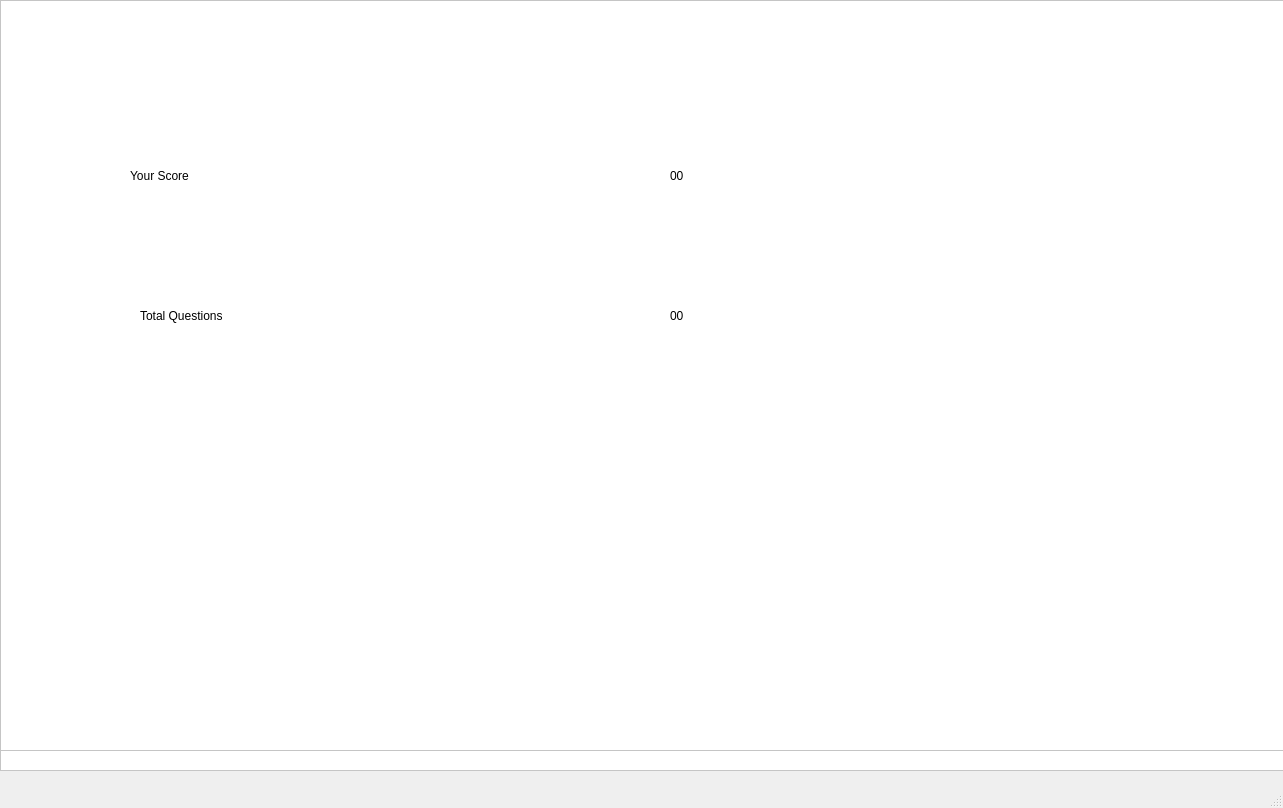
<?xml version="1.0" encoding="UTF-8"?>
<ui version="4.0">
 <class>MainWindow</class>
 <widget class="QMainWindow" name="MainWindow">
  <property name="geometry">
   <rect>
    <x>0</x>
    <y>0</y>
    <width>1283</width>
    <height>808</height>
   </rect>
  </property>
  <property name="windowTitle">
   <string>MainWindow</string>
  </property>
  <widget class="QWidget" name="centralwidget">
   <widget class="QLabel" name="label">
    <property name="geometry">
     <rect>
      <x>350</x>
      <y>30</y>
      <width>451</width>
      <height>61</height>
     </rect>
    </property>
    <property name="styleSheet">
     <string notr="true">font: 18pt &quot;MS Shell Dlg 2&quot;;</string>
    </property>
    <property name="text">
     <string>Welcome to Test Engine</string>
    </property>
   </widget>
   <widget class="QPushButton" name="pushButton">
    <property name="geometry">
     <rect>
      <x>60</x>
      <y>400</y>
      <width>311</width>
      <height>71</height>
     </rect>
    </property>
    <property name="styleSheet">
     <string notr="true">font: 22pt &quot;MS Shell Dlg 2&quot;;
background-color: rgb(255, 170, 0);</string>
    </property>
    <property name="text">
     <string>Login</string>
    </property>
   </widget>
   <widget class="QPushButton" name="pushButton_2">
    <property name="geometry">
     <rect>
      <x>890</x>
      <y>400</y>
      <width>311</width>
      <height>71</height>
     </rect>
    </property>
    <property name="styleSheet">
     <string notr="true">font: 22pt &quot;MS Shell Dlg 2&quot;;
background-color: rgb(255, 170, 0);</string>
    </property>
    <property name="text">
     <string>Register</string>
    </property>
   </widget>
   <widget class="QComboBox" name="comboBox">
    <property name="geometry">
     <rect>
      <x>60</x>
      <y>280</y>
      <width>311</width>
      <height>61</height>
     </rect>
    </property>
    <property name="styleSheet">
     <string notr="true">font: 22pt &quot;MS Shell Dlg 2&quot;;</string>
    </property>
    <item>
     <property name="text">
      <string>Teacher</string>
     </property>
    </item>
    <item>
     <property name="text">
      <string>Student</string>
     </property>
    </item>
   </widget>
   <widget class="QComboBox" name="comboBox_2">
    <property name="geometry">
     <rect>
      <x>890</x>
      <y>280</y>
      <width>311</width>
      <height>61</height>
     </rect>
    </property>
    <property name="styleSheet">
     <string notr="true">font: 22pt &quot;MS Shell Dlg 2&quot;;</string>
    </property>
    <item>
     <property name="text">
      <string>Teacher</string>
     </property>
    </item>
    <item>
     <property name="text">
      <string>Student</string>
     </property>
    </item>
   </widget>
   <widget class="QFrame" name="frame">
    <property name="geometry">
     <rect>
      <x>0</x>
      <y>0</y>
      <width>1291</width>
      <height>771</height>
     </rect>
    </property>
    <property name="styleSheet">
     <string notr="true">background-color: rgb(255, 255, 255);</string>
    </property>
    <property name="frameShape">
     <enum>QFrame::StyledPanel</enum>
    </property>
    <property name="frameShadow">
     <enum>QFrame::Raised</enum>
    </property>
    <widget class="QLabel" name="label_2">
     <property name="geometry">
      <rect>
       <x>440</x>
       <y>20</y>
       <width>431</width>
       <height>61</height>
      </rect>
     </property>
     <property name="styleSheet">
      <string notr="true">font: 22pt &quot;MS Shell Dlg 2&quot;;</string>
     </property>
     <property name="text">
      <string>Regsitration Form</string>
     </property>
    </widget>
    <widget class="QLabel" name="label_3">
     <property name="geometry">
      <rect>
       <x>70</x>
       <y>180</y>
       <width>411</width>
       <height>61</height>
      </rect>
     </property>
     <property name="styleSheet">
      <string notr="true">font: 22pt &quot;MS Shell Dlg 2&quot;;</string>
     </property>
     <property name="text">
      <string>Enter ID</string>
     </property>
    </widget>
    <widget class="QLabel" name="label_4">
     <property name="geometry">
      <rect>
       <x>70</x>
       <y>280</y>
       <width>411</width>
       <height>61</height>
      </rect>
     </property>
     <property name="styleSheet">
      <string notr="true">font: 22pt &quot;MS Shell Dlg 2&quot;;</string>
     </property>
     <property name="text">
      <string>Enter Name</string>
     </property>
    </widget>
    <widget class="QLabel" name="label_5">
     <property name="geometry">
      <rect>
       <x>70</x>
       <y>380</y>
       <width>411</width>
       <height>61</height>
      </rect>
     </property>
     <property name="styleSheet">
      <string notr="true">font: 22pt &quot;MS Shell Dlg 2&quot;;</string>
     </property>
     <property name="text">
      <string>Enter Password</string>
     </property>
    </widget>
    <widget class="QLabel" name="label_6">
     <property name="geometry">
      <rect>
       <x>70</x>
       <y>480</y>
       <width>411</width>
       <height>61</height>
      </rect>
     </property>
     <property name="styleSheet">
      <string notr="true">font: 22pt &quot;MS Shell Dlg 2&quot;;</string>
     </property>
     <property name="text">
      <string>Choose Branch</string>
     </property>
    </widget>
    <widget class="QLineEdit" name="lineEdit">
     <property name="geometry">
      <rect>
       <x>660</x>
       <y>170</y>
       <width>381</width>
       <height>71</height>
      </rect>
     </property>
     <property name="styleSheet">
      <string notr="true">font: 20pt &quot;MS Shell Dlg 2&quot;;</string>
     </property>
    </widget>
    <widget class="QLineEdit" name="lineEdit_2">
     <property name="geometry">
      <rect>
       <x>660</x>
       <y>270</y>
       <width>381</width>
       <height>71</height>
      </rect>
     </property>
     <property name="styleSheet">
      <string notr="true">font: 20pt &quot;MS Shell Dlg 2&quot;;</string>
     </property>
    </widget>
    <widget class="QLineEdit" name="lineEdit_3">
     <property name="geometry">
      <rect>
       <x>660</x>
       <y>380</y>
       <width>381</width>
       <height>71</height>
      </rect>
     </property>
     <property name="styleSheet">
      <string notr="true">font: 20pt &quot;MS Shell Dlg 2&quot;;</string>
     </property>
    </widget>
    <widget class="QComboBox" name="comboBox_3">
     <property name="geometry">
      <rect>
       <x>660</x>
       <y>490</y>
       <width>381</width>
       <height>51</height>
      </rect>
     </property>
     <property name="styleSheet">
      <string notr="true">font: 22pt &quot;MS Shell Dlg 2&quot;;</string>
     </property>
     <item>
      <property name="text">
       <string>CS/IT</string>
      </property>
     </item>
     <item>
      <property name="text">
       <string>EE</string>
      </property>
     </item>
     <item>
      <property name="text">
       <string>EEE</string>
      </property>
     </item>
     <item>
      <property name="text">
       <string>EC</string>
      </property>
     </item>
     <item>
      <property name="text">
       <string>ME</string>
      </property>
     </item>
    </widget>
    <widget class="QPushButton" name="pushButton_3">
     <property name="geometry">
      <rect>
       <x>470</x>
       <y>610</y>
       <width>341</width>
       <height>81</height>
      </rect>
     </property>
     <property name="styleSheet">
      <string notr="true">font: 22pt &quot;MS Shell Dlg 2&quot;;</string>
     </property>
     <property name="text">
      <string>Register</string>
     </property>
    </widget>
    <widget class="QFrame" name="frame_2">
     <property name="geometry">
      <rect>
       <x>0</x>
       <y>0</y>
       <width>1291</width>
       <height>751</height>
      </rect>
     </property>
     <property name="frameShape">
      <enum>QFrame::StyledPanel</enum>
     </property>
     <property name="frameShadow">
      <enum>QFrame::Raised</enum>
     </property>
     <widget class="QLabel" name="label_7">
      <property name="geometry">
       <rect>
        <x>490</x>
        <y>30</y>
        <width>471</width>
        <height>71</height>
       </rect>
      </property>
      <property name="styleSheet">
       <string notr="true">font: 22pt &quot;MS Shell Dlg 2&quot;;</string>
      </property>
      <property name="text">
       <string>Login Form</string>
      </property>
     </widget>
     <widget class="QLabel" name="label_8">
      <property name="geometry">
       <rect>
        <x>120</x>
        <y>220</y>
        <width>411</width>
        <height>71</height>
       </rect>
      </property>
      <property name="styleSheet">
       <string notr="true">font: 20pt &quot;MS Shell Dlg 2&quot;;</string>
      </property>
      <property name="text">
       <string>Enter ID</string>
      </property>
     </widget>
     <widget class="QLabel" name="label_9">
      <property name="geometry">
       <rect>
        <x>120</x>
        <y>370</y>
        <width>411</width>
        <height>71</height>
       </rect>
      </property>
      <property name="styleSheet">
       <string notr="true">font: 20pt &quot;MS Shell Dlg 2&quot;;</string>
      </property>
      <property name="text">
       <string>Enter Password</string>
      </property>
     </widget>
     <widget class="QLineEdit" name="lineEdit_4">
      <property name="geometry">
       <rect>
        <x>630</x>
        <y>210</y>
        <width>431</width>
        <height>81</height>
       </rect>
      </property>
      <property name="styleSheet">
       <string notr="true">font: 22pt &quot;MS Shell Dlg 2&quot;;</string>
      </property>
     </widget>
     <widget class="QLineEdit" name="lineEdit_5">
      <property name="geometry">
       <rect>
        <x>630</x>
        <y>360</y>
        <width>431</width>
        <height>81</height>
       </rect>
      </property>
      <property name="styleSheet">
       <string notr="true">font: 22pt &quot;MS Shell Dlg 2&quot;;</string>
      </property>
     </widget>
     <widget class="QPushButton" name="pushButton_4">
      <property name="geometry">
       <rect>
        <x>490</x>
        <y>570</y>
        <width>271</width>
        <height>71</height>
       </rect>
      </property>
      <property name="styleSheet">
       <string notr="true">font: 22pt &quot;MS Shell Dlg 2&quot;;</string>
      </property>
      <property name="text">
       <string>Login</string>
      </property>
     </widget>
     <widget class="QFrame" name="frame_3">
      <property name="geometry">
       <rect>
        <x>0</x>
        <y>0</y>
        <width>1291</width>
        <height>761</height>
       </rect>
      </property>
      <property name="frameShape">
       <enum>QFrame::StyledPanel</enum>
      </property>
      <property name="frameShadow">
       <enum>QFrame::Raised</enum>
      </property>
      <widget class="QComboBox" name="comboBox_4">
       <property name="geometry">
        <rect>
         <x>600</x>
         <y>110</y>
         <width>381</width>
         <height>71</height>
        </rect>
       </property>
       <property name="styleSheet">
        <string notr="true">font: 22pt &quot;MS Shell Dlg 2&quot;;</string>
       </property>
       <item>
        <property name="text">
         <string>Python</string>
        </property>
       </item>
       <item>
        <property name="text">
         <string>C/C++</string>
        </property>
       </item>
       <item>
        <property name="text">
         <string>Java</string>
        </property>
       </item>
       <item>
        <property name="text">
         <string>Php</string>
        </property>
       </item>
       <item>
        <property name="text">
         <string>Javascript</string>
        </property>
       </item>
      </widget>
      <widget class="QLabel" name="label_10">
       <property name="geometry">
        <rect>
         <x>110</x>
         <y>110</y>
         <width>421</width>
         <height>71</height>
        </rect>
       </property>
       <property name="styleSheet">
        <string notr="true">font: 22pt &quot;MS Shell Dlg 2&quot;;</string>
       </property>
       <property name="text">
        <string>Choose Subject</string>
       </property>
      </widget>
      <widget class="QPushButton" name="pushButton_5">
       <property name="geometry">
        <rect>
         <x>420</x>
         <y>340</y>
         <width>331</width>
         <height>71</height>
        </rect>
       </property>
       <property name="styleSheet">
        <string notr="true">font: 22pt &quot;MS Shell Dlg 2&quot;;</string>
       </property>
       <property name="text">
        <string>Submit</string>
       </property>
      </widget>
      <widget class="QFrame" name="frame_4">
       <property name="geometry">
        <rect>
         <x>0</x>
         <y>0</y>
         <width>1291</width>
         <height>771</height>
        </rect>
       </property>
       <property name="frameShape">
        <enum>QFrame::StyledPanel</enum>
       </property>
       <property name="frameShadow">
        <enum>QFrame::Raised</enum>
       </property>
       <widget class="QLineEdit" name="lineEdit_6">
        <property name="geometry">
         <rect>
          <x>20</x>
          <y>50</y>
          <width>1181</width>
          <height>81</height>
         </rect>
        </property>
        <property name="styleSheet">
         <string notr="true">font: 18pt &quot;MS Shell Dlg 2&quot;;</string>
        </property>
        <property name="text">
         <string>Enter Question</string>
        </property>
       </widget>
       <widget class="QLineEdit" name="lineEdit_7">
        <property name="geometry">
         <rect>
          <x>20</x>
          <y>200</y>
          <width>471</width>
          <height>61</height>
         </rect>
        </property>
        <property name="styleSheet">
         <string notr="true">font: 20pt &quot;MS Shell Dlg 2&quot;;</string>
        </property>
        <property name="text">
         <string>Option_1</string>
        </property>
       </widget>
       <widget class="QLineEdit" name="lineEdit_8">
        <property name="geometry">
         <rect>
          <x>720</x>
          <y>200</y>
          <width>471</width>
          <height>61</height>
         </rect>
        </property>
        <property name="styleSheet">
         <string notr="true">font: 20pt &quot;MS Shell Dlg 2&quot;;</string>
        </property>
        <property name="text">
         <string>Option_2</string>
        </property>
       </widget>
       <widget class="QLineEdit" name="lineEdit_9">
        <property name="geometry">
         <rect>
          <x>20</x>
          <y>360</y>
          <width>471</width>
          <height>61</height>
         </rect>
        </property>
        <property name="styleSheet">
         <string notr="true">font: 20pt &quot;MS Shell Dlg 2&quot;;</string>
        </property>
        <property name="text">
         <string>Option_3</string>
        </property>
       </widget>
       <widget class="QLineEdit" name="lineEdit_10">
        <property name="geometry">
         <rect>
          <x>720</x>
          <y>360</y>
          <width>471</width>
          <height>61</height>
         </rect>
        </property>
        <property name="styleSheet">
         <string notr="true">font: 20pt &quot;MS Shell Dlg 2&quot;;</string>
        </property>
        <property name="text">
         <string>Option_4</string>
        </property>
       </widget>
       <widget class="QLineEdit" name="lineEdit_11">
        <property name="geometry">
         <rect>
          <x>400</x>
          <y>510</y>
          <width>471</width>
          <height>61</height>
         </rect>
        </property>
        <property name="styleSheet">
         <string notr="true">font: 20pt &quot;MS Shell Dlg 2&quot;;</string>
        </property>
        <property name="text">
         <string>Answer</string>
        </property>
       </widget>
       <widget class="QPushButton" name="pushButton_6">
        <property name="geometry">
         <rect>
          <x>470</x>
          <y>650</y>
          <width>291</width>
          <height>61</height>
         </rect>
        </property>
        <property name="styleSheet">
         <string notr="true">font: 16pt &quot;MS Shell Dlg 2&quot;;</string>
        </property>
        <property name="text">
         <string>Insert Question</string>
        </property>
       </widget>
       <widget class="QPushButton" name="pushButton_7">
        <property name="geometry">
         <rect>
          <x>940</x>
          <y>650</y>
          <width>291</width>
          <height>61</height>
         </rect>
        </property>
        <property name="styleSheet">
         <string notr="true">font: 16pt &quot;MS Shell Dlg 2&quot;;</string>
        </property>
        <property name="text">
         <string>Exit</string>
        </property>
       </widget>
       <widget class="QFrame" name="frame_5">
        <property name="geometry">
         <rect>
          <x>0</x>
          <y>0</y>
          <width>1301</width>
          <height>761</height>
         </rect>
        </property>
        <property name="frameShape">
         <enum>QFrame::StyledPanel</enum>
        </property>
        <property name="frameShadow">
         <enum>QFrame::Raised</enum>
        </property>
        <widget class="QLabel" name="label_11">
         <property name="geometry">
          <rect>
           <x>30</x>
           <y>40</y>
           <width>1201</width>
           <height>71</height>
          </rect>
         </property>
         <property name="styleSheet">
          <string notr="true">font: 18pt &quot;MS Shell Dlg 2&quot;;</string>
         </property>
         <property name="text">
          <string>Question...</string>
         </property>
        </widget>
        <widget class="QRadioButton" name="radioButton">
         <property name="geometry">
          <rect>
           <x>40</x>
           <y>220</y>
           <width>281</width>
           <height>71</height>
          </rect>
         </property>
         <property name="styleSheet">
          <string notr="true">font: 16pt &quot;MS Shell Dlg 2&quot;;</string>
         </property>
         <property name="text">
          <string>Option_1</string>
         </property>
        </widget>
        <widget class="QRadioButton" name="radioButton_2">
         <property name="geometry">
          <rect>
           <x>40</x>
           <y>310</y>
           <width>281</width>
           <height>71</height>
          </rect>
         </property>
         <property name="styleSheet">
          <string notr="true">font: 16pt &quot;MS Shell Dlg 2&quot;;</string>
         </property>
         <property name="text">
          <string>Option_2</string>
         </property>
        </widget>
        <widget class="QRadioButton" name="radioButton_3">
         <property name="geometry">
          <rect>
           <x>40</x>
           <y>400</y>
           <width>281</width>
           <height>71</height>
          </rect>
         </property>
         <property name="styleSheet">
          <string notr="true">font: 16pt &quot;MS Shell Dlg 2&quot;;</string>
         </property>
         <property name="text">
          <string>Option_3</string>
         </property>
        </widget>
        <widget class="QRadioButton" name="radioButton_4">
         <property name="geometry">
          <rect>
           <x>40</x>
           <y>500</y>
           <width>281</width>
           <height>71</height>
          </rect>
         </property>
         <property name="styleSheet">
          <string notr="true">font: 16pt &quot;MS Shell Dlg 2&quot;;</string>
         </property>
         <property name="text">
          <string>Option_4</string>
         </property>
        </widget>
        <widget class="QPushButton" name="pushButton_8">
         <property name="geometry">
          <rect>
           <x>710</x>
           <y>630</y>
           <width>361</width>
           <height>81</height>
          </rect>
         </property>
         <property name="styleSheet">
          <string notr="true">font: 18pt &quot;MS Shell Dlg 2&quot;;</string>
         </property>
         <property name="text">
          <string>Next Question</string>
         </property>
        </widget>
        <widget class="QFrame" name="frame_6">
         <property name="geometry">
          <rect>
           <x>0</x>
           <y>0</y>
           <width>1321</width>
           <height>751</height>
          </rect>
         </property>
         <property name="frameShape">
          <enum>QFrame::StyledPanel</enum>
         </property>
         <property name="frameShadow">
          <enum>QFrame::Raised</enum>
         </property>
         <widget class="QLabel" name="label_12">
          <property name="geometry">
           <rect>
            <x>130</x>
            <y>140</y>
            <width>331</width>
            <height>71</height>
           </rect>
          </property>
          <property name="styleSheet">
           <string notr="true">font: 20pt &quot;MS Shell Dlg 2&quot;;</string>
          </property>
          <property name="text">
           <string>Your Score</string>
          </property>
         </widget>
         <widget class="QLabel" name="label_13">
          <property name="geometry">
           <rect>
            <x>140</x>
            <y>280</y>
            <width>331</width>
            <height>71</height>
           </rect>
          </property>
          <property name="styleSheet">
           <string notr="true">font: 20pt &quot;MS Shell Dlg 2&quot;;</string>
          </property>
          <property name="text">
           <string>Total Questions</string>
          </property>
         </widget>
         <widget class="QLabel" name="label_14">
          <property name="geometry">
           <rect>
            <x>670</x>
            <y>140</y>
            <width>331</width>
            <height>71</height>
           </rect>
          </property>
          <property name="styleSheet">
           <string notr="true">font: 20pt &quot;MS Shell Dlg 2&quot;;</string>
          </property>
          <property name="text">
           <string>00</string>
          </property>
         </widget>
         <widget class="QLabel" name="label_15">
          <property name="geometry">
           <rect>
            <x>670</x>
            <y>280</y>
            <width>331</width>
            <height>71</height>
           </rect>
          </property>
          <property name="styleSheet">
           <string notr="true">font: 20pt &quot;MS Shell Dlg 2&quot;;</string>
          </property>
          <property name="text">
           <string>00</string>
          </property>
         </widget>
        </widget>
       </widget>
      </widget>
     </widget>
    </widget>
   </widget>
  </widget>
  <widget class="QMenuBar" name="menubar">
   <property name="geometry">
    <rect>
     <x>0</x>
     <y>0</y>
     <width>1283</width>
     <height>31</height>
    </rect>
   </property>
  </widget>
  <widget class="QStatusBar" name="statusbar"/>
 </widget>
 <resources/>
 <connections/>
</ui>
